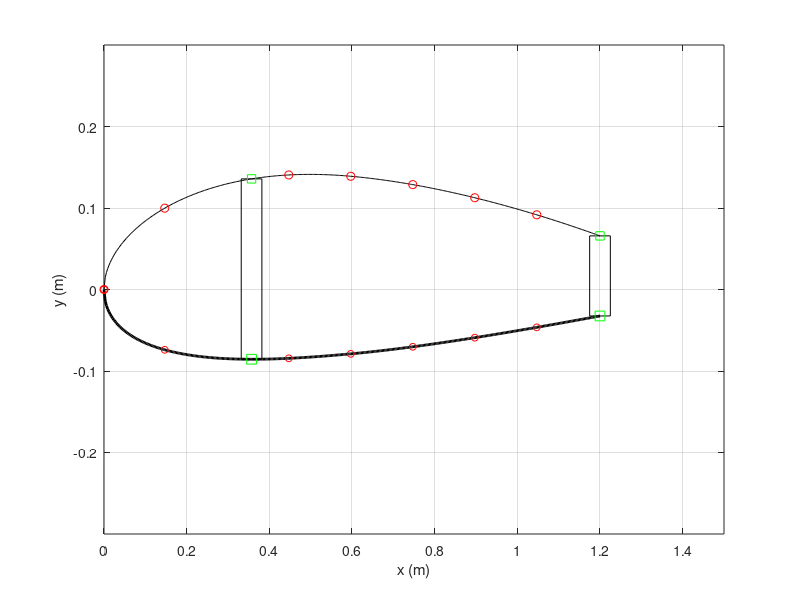

Write MATLAB code to recreate this figure.
function [x, y, Ixx, Iyy, Ixy, skin, spar, str, caps] = build_airfoil()
%% airfoil section profile
% NACA 2415
%% 2415 Airfoil 
m = 0.02;               % 
p = 0.4;                % max camber
t = 0.15;               % max thickness 
c = 1.5;                % chord length
nx = 500;               % number of increments
dx = c/nx;  
x = 0:dx:c;             % even spacing

%% Structural elements (arbitrary inputs for now)
skin.t = 0.01;                               % thickness of skin
spar.t = 0.05;                               % thickness of spar
str.A_upp = 0.05;                            % area of each upper stringer
str.A_low = 0.05;                            % area of each lower stringer
caps.A = 0.1;                                % area of spar caps
spar.x = x(120);                                                      % choose x location of spar
str.x_upp = [x(1), x(50), x(150), x(200), x(250),x(300), x(350)];     % choose x locations of upper stringers
str.x_low = [x(1), x(50), x(150), x(200), x(250),x(300), x(350)];     % choose x locations of lower stringers


%% Create Airfoil from equation
yc = zeros(1,nx+1);
yt = zeros(1,nx+1);
yU0 = zeros(1,nx+1);
yL0 = zeros(1,nx+1);
theta = zeros(1,nx+1);
xb = p*c;
i_xb = xb/dx + 1;  

% NACA equation source: http://www.aerospaceweb.org/question/airfoils/q0041.shtml    
for i = 1:nx+1
    yt(i) = 5*t*c*(0.2969*sqrt(x(i)/c) - 0.1260*(x(i)/c) - 0.3516*(x(i)/c)^2 + 0.2843*(x(i)/c)^3 - 0.1015*(x(i)/c)^4);
    if i <= i_xb
        yc(i) = m*x(i)/p^2*(2*p - x(i)/c);
        theta(i) = atan(2*m/p^2*(p - x(i)/c));
    else
        yc(i) = m*(c - x(i))/(1-p)^2*(1 + x(i)/c - 2*p);
        theta(i) = atan(2*m/(1-p)^2*(p-x(i)/c));
    end
    yU0(i) = yc(i) + yt(i)*cos(theta(i));
    yL0(i) = yc(i) - yt(i)*cos(theta(i));
end

% The last 20% of the chord length of the airfoil was neglected under the assumption that
% this section contained flaps and ailerons, and would therefore not support aerodynamic loads.
i_xend = round(0.8*c/dx)+1;
x = x(1:i_xend);
yU = yU0(1:i_xend);
yL = yL0(1:i_xend);

%% Spars
spar.x = [spar.x,x(end)];                    % x location of spar
spar.n = length(spar.x);                     % number of spars
spar.i = round(spar.x./dx)+1;                % index of spars  
spar.h = yU(spar.i) - yL(spar.i);            % height of spar
spar.Cy = (yU(spar.i) + yL(spar.i))/2;       % y centroid of spar  
spar.A = spar.t*spar.h;                      % area of spar


%% Stringers
str.n_upp = length(str.x_upp);                            % number of upper stringers
str.i_upp = round(str.x_upp./dx)+1;                       % indices of upper stringers
str.n_low = length(str.x_low);                            % number of lower stringers
str.i_low = round(str.x_low./dx)+1;                       % indices of lower stringers

%% Nodes (based on TA's definition: node = skin and spar cap)
node.x_upp = [str.x_upp,spar.x];            % x location of upper stringers and spars
node.x_upp = sort(node.x_upp);              % sort ascending
% skin should be broken into smaller elements for higher accuracy of calculation
% break one skin element into two by adding one more node in between
skin.x_upp = zeros(1,2*length(node.x_upp)-1);
for i = 1:length(node.x_upp)-1
    skin.x_upp(2*i-1) = node.x_upp(i);
    skin.x_upp(2*i) = (node.x_upp(i) + node.x_upp(i+1))/2;
end
skin.x_upp(end) = node.x_upp(end);

skin.i_upp = round(skin.x_upp/dx)+1;       % indices of skins
skin.n_upp = length(skin.x_upp)-1;         % number of upper skins
skin.l_upp = zeros(1,skin.n_upp);          % length of upper skins
skin.A_upp = zeros(1,skin.n_upp);          % area of upper skins
skin.Cx_upp = zeros(1,skin.n_upp);         % x centroid of upper skins
skin.Cy_upp = zeros(1,skin.n_upp);         % y centroid of upper skins

for i = 1:skin.n_upp
    skin.l_upp(i) = sqrt((yU(skin.i_upp(i+1)) - yU(skin.i_upp(i)))^2 + (skin.x_upp(i+1) - skin.x_upp(i))^2);  
    skin.A_upp(i) = skin.t*skin.l_upp(i);
    skin.Cx_upp(i) = (skin.x_upp(i+1) + skin.x_upp(i))/2;
    skin.Cy_upp(i) = (yU(skin.i_upp(i+1)) + yU(skin.i_upp(i)))/2;
end

% lower nodes
node.x_low = [str.x_low,spar.x];
node.x_low = sort(node.x_low);

skin.x_low = zeros(1,2*length(node.x_low)-1);
for i = 1:length(node.x_low)-1
    skin.x_low(2*i-1) = node.x_low(i);
    skin.x_low(2*i) = (node.x_low(i) + node.x_low(i+1))/2;
end
skin.x_low(end) = node.x_low(end);

skin.i_low = round(skin.x_low/dx)+1;
skin.n_low = length(skin.x_low)-1;
skin.l_low = zeros(1,skin.n_low);
skin.A_low = zeros(1,skin.n_low);
skin.Cx_low = zeros(1,skin.n_low);
skin.Cy_low = zeros(1,skin.n_low);

for i = 1:skin.n_low
    skin.l_low(i) = sqrt((yL(skin.i_low(i+1)) - yL(skin.i_low(i)))^2 + (skin.x_low(i+1) - skin.x_low(i))^2);
    skin.A_low(i) = skin.t*skin.l_low(i);
    skin.Cx_low(i) = (skin.x_low(i+1) + skin.x_low(i))/2;
    skin.Cy_low(i) = (yL(skin.i_low(i+1)) + yL(skin.i_low(i)))/2;
end

%% Spar Caps
caps.x = spar.x;
caps.n = 2*length(caps.x);
caps.y_upp = yU(spar.i);
caps.y_low = yL(spar.i);

% Centroids of caps are at the x and y locations: caps.Cy = caps.C,

%% Centroid of the overall wing section
% initial value
Cx_sum = 2*(sum(caps.x)) + sum(str.x_upp) + sum(str.x_low) + sum(spar.x) + sum(skin.Cx_low) + sum(skin.Cx_upp) + sum(caps.x);
Cy_sum = sum(caps.y_low) + sum(caps.y_upp) + sum(yU(str.i_upp)) + sum(yL(str.i_low)) + sum(spar.Cy) + sum(skin.Cy_low) + sum(skin.Cy_upp);
A_sum = caps.A*caps.n + str.A_upp*str.n_upp + str.A_low*str.n_low + sum(spar.A) + sum(skin.A_low) + sum(skin.A_upp);

Cx = Cx_sum/A_sum;
Cy = Cy_sum/A_sum;

figure
plot(x,yU,'k',x,yL,'k','Linewidth',2);
ylim([-0.3 0.3])
hold on
xlim([0,c]);
plot(str.x_upp,yU(str.i_upp),'or',str.x_low,yL(str.i_low),'or','markersize',5);
% plot([x(1),x(1)],[yU(i(1)),yL(i(1))],'b',[x(end),x(end)],[yU(end),yL(end)],'b','Linewidth',3);
rectangle('Position',[x(spar.i(1))-spar.t/2, yL(spar.i(1)), spar.t, yU(spar.i(1))-yL(spar.i(1))]);
rectangle('Position',[x(spar.i(2))-spar.t/2, yL(spar.i(2)), spar.t, yU(spar.i(2))-yL(spar.i(2))]);
plot(spar.x,yU(spar.i),'sg',spar.x,yL(spar.i),'sg','markersize',7);
% plot([x(end),x(end)],[yU(end),yL(end)]);
scatter(Cx,Cy,'m*')
ylabel('y (m)')
xlabel('x (m)')
grid on

%% Make CCW coordinate system for shear flow
x_CCW = zeros(1,length(x));
yU_CCW = zeros(1,length(x));
yL_CCW = zeros(1,length(x));

for i = 1:length(x)
    x_CCW(i) = x(end - i + 1);
    yU_CCW(i) = yU(end - i + 1);
    yL_CCW(i) = yL(end - i + 1);
end
y_CCW = [yU_CCW yL_CCW(2:end)];         % the 2:end gets rid of the extra initial 0 value
x_CCW = [x_CCW x(2:end)];

%% Area moments of inertia

for i = 1:length(spar.x)
    spar.Ixx(i) = (spar.t*spar.h(i)^3)/12 + spar.A(i)*(spar.Cy(i) - Cy)^2;
    spar.Iyy(i) = (spar.h(i)*spar.t^3)/12 + spar.A(i)*(spar.x(i) - Cx)^2;
    spar.Ixy(i) = spar.A(i)*(spar.Cy(i) - Cy)*(spar.x(i) - Cx);
end

for i = 1:skin.n_upp
    skin.Ixx_upp(i) = skin.A_upp(i)*(skin.Cy_upp(i) - Cy)^2;
    skin.Iyy_upp(i) = skin.A_upp(i)*(skin.Cx_upp(i) - Cx)^2;
    skin.Ixy_upp(i) = skin.A_upp(i)*(skin.Cy_upp(i) - Cy)*(skin.Cx_upp(i) - Cx);
end

for i = 1:skin.n_low
    skin.Ixx_low(i) = skin.A_low(i)*(skin.Cy_low(i) - Cy)^2;
    skin.Iyy_low(i) = skin.A_low(i)*(skin.Cx_low(i) - Cx)^2;
    skin.Ixy_low(i) = skin.A_low(i)*(skin.Cy_low(i) - Cy)*(skin.Cx_low(i) - Cx);
end

for i = 1:str.n_upp
    str.Ixx_upp(i) = str.A_upp*(yU(str.i_upp(i)) - Cy)^2;
    str.Iyy_upp(i) = str.A_upp*(str.x_upp(i) - Cx)^2;
    str.Ixy_upp(i) = str.A_upp*(yU(str.i_upp(i)) - Cy)*(str.x_upp(i) - Cx);
end

for i = 1:str.n_low
    str.Ixx_low(i) = str.A_low*(yL(str.i_low(i)) - Cy)^2;
    str.Iyy_low(i) = str.A_low*(str.x_low(i) - Cx)^2;
    str.Ixy_low(i) = str.A_low*(yL(str.i_low(i)) - Cy)*(str.x_low(i) - Cx);
end

for i = 1:length(caps.x)
    caps.Ixx_upp(i) = caps.A*(caps.y_upp(i) - Cy)^2;
    caps.Iyy_upp(i) = caps.A*(caps.x(i) - Cx)^2;
    caps.Ixy_upp(i) = caps.A*(caps.y_upp(i) - Cy)*(caps.x(i) - Cx);
end

for i = 1:length(caps.x)
    caps.Ixx_low(i) = caps.A*(caps.y_low(i) - Cy)^2;
    caps.Iyy_low(i) = caps.A*(caps.x(i) - Cx)^2;
    caps.Ixy_low(i) = caps.A*(caps.y_low(i) - Cy)*(caps.x(i) - Cx);
end

Ixx = sum(spar.Ixx)+sum(skin.Ixx_upp)+sum(skin.Ixx_low)+sum(str.Ixx_upp)+sum(str.Ixx_low)+sum(caps.Ixx_low);
Iyy = sum(spar.Iyy)+sum(skin.Iyy_upp)+sum(skin.Iyy_low)+sum(str.Iyy_upp)+sum(str.Iyy_low)+sum(caps.Iyy_low);
Ixy = sum(spar.Ixy)+sum(skin.Ixy_upp)+sum(skin.Ixy_low)+sum(str.Ixy_upp)+sum(str.Ixy_low)+sum(caps.Ixy_low);


%% coordiante transformation: new origin at centroid
%
%
% You need to update x, yU, yL, x_skinU, x_skinL, x_spar, x_strU, x_strL
%
%